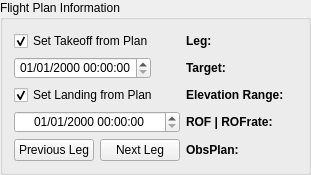
     <widget class="QGroupBox" name="LegInformation">
      <property name="sizePolicy">
       <sizepolicy hsizetype="Preferred" vsizetype="Minimum">
        <horstretch>0</horstretch>
        <verstretch>0</verstretch>
       </sizepolicy>
      </property>
      <property name="minimumSize">
       <size>
        <width>0</width>
        <height>175</height>
       </size>
      </property>
      <property name="maximumSize">
       <size>
        <width>16777215</width>
        <height>175</height>
       </size>
      </property>
      <property name="title">
       <string>Flight Plan Information</string>
      </property>
      <layout class="QGridLayout" name="gridLayout_4">
       <item row="0" column="0">
        <layout class="QGridLayout" name="gridLayout_6">
         <item row="2" column="2">
          <widget class="QLabel" name="leg_elevation">
           <property name="text">
            <string/>
           </property>
          </widget>
         </item>
         <item row="3" column="2">
          <widget class="QLabel" name="leg_rof_rof_rate">
           <property name="text">
            <string/>
           </property>
          </widget>
         </item>
         <item row="0" column="2">
          <widget class="QLabel" name="leg_number">
           <property name="text">
            <string/>
           </property>
          </widget>
         </item>
         <item row="2" column="1">
          <widget class="QLabel" name="txt_elevation">
           <property name="font">
            <font>
             <weight>75</weight>
             <bold>true</bold>
            </font>
           </property>
           <property name="text">
            <string>Elevation Range:</string>
           </property>
          </widget>
         </item>
         <item row="0" column="1">
          <widget class="QLabel" name="txt_leg">
           <property name="font">
            <font>
             <weight>75</weight>
             <bold>true</bold>
            </font>
           </property>
           <property name="text">
            <string>Leg:</string>
           </property>
           <property name="textFormat">
            <enum>Qt::PlainText</enum>
           </property>
          </widget>
         </item>
         <item row="1" column="1">
          <widget class="QLabel" name="txt_target">
           <property name="font">
            <font>
             <weight>75</weight>
             <bold>true</bold>
            </font>
           </property>
           <property name="text">
            <string>Target:</string>
           </property>
          </widget>
         </item>
         <item row="2" column="0">
          <widget class="QCheckBox" name="set_landing_fp">
           <property name="text">
            <string>Set Landing from Plan</string>
           </property>
           <property name="checked">
            <bool>true</bool>
           </property>
          </widget>
         </item>
         <item row="1" column="2">
          <widget class="QLabel" name="leg_target">
           <property name="text">
            <string/>
           </property>
          </widget>
         </item>
         <item row="4" column="2">
          <widget class="QLabel" name="leg_obs_block">
           <property name="text">
            <string/>
           </property>
          </widget>
         </item>
         <item row="4" column="1">
          <widget class="QLabel" name="txt_obs_plan">
           <property name="font">
            <font>
             <weight>75</weight>
             <bold>true</bold>
            </font>
           </property>
           <property name="text">
            <string>ObsPlan: </string>
           </property>
          </widget>
         </item>
         <item row="3" column="0">
          <widget class="QDateTimeEdit" name="landing_time">
           <property name="alignment">
            <set>Qt::AlignCenter</set>
           </property>
           <property name="displayFormat">
            <string>MM/dd/yyyy HH:mm:ss</string>
           </property>
          </widget>
         </item>
         <item row="3" column="1">
          <widget class="QLabel" name="txt_rof">
           <property name="font">
            <font>
             <weight>75</weight>
             <bold>true</bold>
            </font>
           </property>
           <property name="text">
            <string>ROF | ROFrate:</string>
           </property>
          </widget>
         </item>
         <item row="4" column="0">
          <layout class="QHBoxLayout" name="horizontalLayout_3">
           <item>
            <widget class="QPushButton" name="leg_previous">
             <property name="sizePolicy">
              <sizepolicy hsizetype="Fixed" vsizetype="Fixed">
               <horstretch>0</horstretch>
               <verstretch>0</verstretch>
              </sizepolicy>
             </property>
             <property name="text">
              <string>Previous Leg</string>
             </property>
             <property name="shortcut">
              <string>&lt;, Ctrl+N</string>
             </property>
            </widget>
           </item>
           <item>
            <widget class="QPushButton" name="leg_next">
             <property name="sizePolicy">
              <sizepolicy hsizetype="Fixed" vsizetype="Fixed">
               <horstretch>0</horstretch>
               <verstretch>0</verstretch>
              </sizepolicy>
             </property>
             <property name="text">
              <string>Next Leg</string>
             </property>
             <property name="shortcut">
              <string>&gt;, Ctrl+M</string>
             </property>
            </widget>
           </item>
          </layout>
         </item>
         <item row="0" column="0">
          <widget class="QCheckBox" name="set_takeoff_fp">
           <property name="text">
            <string>Set Takeoff from Plan</string>
           </property>
           <property name="checked">
            <bool>true</bool>
           </property>
          </widget>
         </item>
         <item row="1" column="0">
          <widget class="QDateTimeEdit" name="takeoff_time">
           <property name="sizePolicy">
            <sizepolicy hsizetype="Maximum" vsizetype="Fixed">
             <horstretch>0</horstretch>
             <verstretch>0</verstretch>
            </sizepolicy>
           </property>
           <property name="alignment">
            <set>Qt::AlignCenter</set>
           </property>
           <property name="displayFormat">
            <string>MM/dd/yyyy HH:mm:ss</string>
           </property>
          </widget>
         </item>
        </layout>
       </item>
      </layout>
     </widget>
